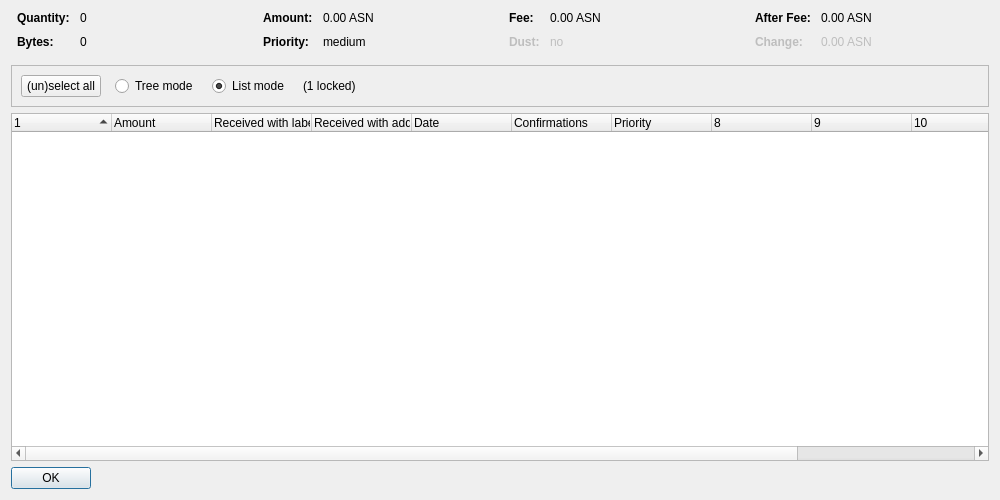
<?xml version="1.0" encoding="UTF-8"?>
<ui version="4.0">
 <class>CoinControlDialog</class>
 <widget class="QDialog" name="CoinControlDialog">
  <property name="geometry">
   <rect>
    <x>0</x>
    <y>0</y>
    <width>1000</width>
    <height>500</height>
   </rect>
  </property>
  <property name="windowTitle">
   <string>Coin Selection</string>
  </property>
  <layout class="QVBoxLayout" name="verticalLayout">
   <item>
    <layout class="QHBoxLayout" name="horizontalLayoutTop" stretch="0,0,0,0">
     <property name="topMargin">
      <number>0</number>
     </property>
     <property name="bottomMargin">
      <number>10</number>
     </property>
     <item>
      <layout class="QFormLayout" name="formLayoutCoinControl1">
       <property name="horizontalSpacing">
        <number>10</number>
       </property>
       <property name="verticalSpacing">
        <number>10</number>
       </property>
       <property name="leftMargin">
        <number>6</number>
       </property>
       <property name="rightMargin">
        <number>6</number>
       </property>
       <item row="0" column="0">
        <widget class="QLabel" name="labelCoinControlQuantityText">
         <property name="font">
          <font>
           <weight>75</weight>
           <bold>true</bold>
          </font>
         </property>
         <property name="text">
          <string>Quantity:</string>
         </property>
        </widget>
       </item>
       <item row="0" column="1">
        <widget class="QLabel" name="labelCoinControlQuantity">
         <property name="cursor">
          <cursorShape>IBeamCursor</cursorShape>
         </property>
         <property name="contextMenuPolicy">
          <enum>Qt::ActionsContextMenu</enum>
         </property>
         <property name="text">
          <string notr="true">0</string>
         </property>
         <property name="textInteractionFlags">
          <set>Qt::LinksAccessibleByMouse|Qt::TextSelectableByKeyboard|Qt::TextSelectableByMouse</set>
         </property>
        </widget>
       </item>
       <item row="1" column="0">
        <widget class="QLabel" name="labelCoinControlBytesText">
         <property name="font">
          <font>
           <weight>75</weight>
           <bold>true</bold>
          </font>
         </property>
         <property name="text">
          <string>Bytes:</string>
         </property>
        </widget>
       </item>
       <item row="1" column="1">
        <widget class="QLabel" name="labelCoinControlBytes">
         <property name="cursor">
          <cursorShape>IBeamCursor</cursorShape>
         </property>
         <property name="contextMenuPolicy">
          <enum>Qt::ActionsContextMenu</enum>
         </property>
         <property name="text">
          <string notr="true">0</string>
         </property>
         <property name="textInteractionFlags">
          <set>Qt::LinksAccessibleByMouse|Qt::TextSelectableByKeyboard|Qt::TextSelectableByMouse</set>
         </property>
        </widget>
       </item>
      </layout>
     </item>
     <item>
      <layout class="QFormLayout" name="formLayoutCoinControl2">
       <property name="horizontalSpacing">
        <number>10</number>
       </property>
       <property name="verticalSpacing">
        <number>10</number>
       </property>
       <property name="leftMargin">
        <number>6</number>
       </property>
       <property name="rightMargin">
        <number>6</number>
       </property>
       <item row="0" column="0">
        <widget class="QLabel" name="labelCoinControlAmountText">
         <property name="font">
          <font>
           <weight>75</weight>
           <bold>true</bold>
          </font>
         </property>
         <property name="text">
          <string>Amount:</string>
         </property>
        </widget>
       </item>
       <item row="0" column="1">
        <widget class="QLabel" name="labelCoinControlAmount">
         <property name="cursor">
          <cursorShape>IBeamCursor</cursorShape>
         </property>
         <property name="contextMenuPolicy">
          <enum>Qt::ActionsContextMenu</enum>
         </property>
         <property name="text">
          <string notr="true">0.00 ASN</string>
         </property>
         <property name="textInteractionFlags">
          <set>Qt::LinksAccessibleByMouse|Qt::TextSelectableByKeyboard|Qt::TextSelectableByMouse</set>
         </property>
        </widget>
       </item>
       <item row="1" column="0">
        <widget class="QLabel" name="labelCoinControlPriorityText">
         <property name="font">
          <font>
           <weight>75</weight>
           <bold>true</bold>
          </font>
         </property>
         <property name="text">
          <string>Priority:</string>
         </property>
        </widget>
       </item>
       <item row="1" column="1">
        <widget class="QLabel" name="labelCoinControlPriority">
         <property name="cursor">
          <cursorShape>IBeamCursor</cursorShape>
         </property>
         <property name="contextMenuPolicy">
          <enum>Qt::ActionsContextMenu</enum>
         </property>
         <property name="text">
          <string notr="true">medium</string>
         </property>
         <property name="textInteractionFlags">
          <set>Qt::LinksAccessibleByMouse|Qt::TextSelectableByKeyboard|Qt::TextSelectableByMouse</set>
         </property>
        </widget>
       </item>
      </layout>
     </item>
     <item>
      <layout class="QFormLayout" name="formLayoutCoinControl3">
       <property name="horizontalSpacing">
        <number>10</number>
       </property>
       <property name="verticalSpacing">
        <number>10</number>
       </property>
       <property name="leftMargin">
        <number>6</number>
       </property>
       <property name="rightMargin">
        <number>6</number>
       </property>
       <item row="0" column="0">
        <widget class="QLabel" name="labelCoinControlFeeText">
         <property name="font">
          <font>
           <weight>75</weight>
           <bold>true</bold>
          </font>
         </property>
         <property name="text">
          <string>Fee:</string>
         </property>
        </widget>
       </item>
       <item row="0" column="1">
        <widget class="QLabel" name="labelCoinControlFee">
         <property name="cursor">
          <cursorShape>IBeamCursor</cursorShape>
         </property>
         <property name="contextMenuPolicy">
          <enum>Qt::ActionsContextMenu</enum>
         </property>
         <property name="text">
          <string notr="true">0.00 ASN</string>
         </property>
         <property name="textInteractionFlags">
          <set>Qt::LinksAccessibleByMouse|Qt::TextSelectableByKeyboard|Qt::TextSelectableByMouse</set>
         </property>
        </widget>
       </item>
       <item row="1" column="0">
        <widget class="QLabel" name="labelCoinControlLowOutputText">
         <property name="enabled">
          <bool>false</bool>
         </property>
         <property name="font">
          <font>
           <weight>75</weight>
           <bold>true</bold>
          </font>
         </property>
         <property name="text">
          <string>Dust:</string>
         </property>
        </widget>
       </item>
       <item row="1" column="1">
        <widget class="QLabel" name="labelCoinControlLowOutput">
         <property name="enabled">
          <bool>false</bool>
         </property>
         <property name="cursor">
          <cursorShape>IBeamCursor</cursorShape>
         </property>
         <property name="contextMenuPolicy">
          <enum>Qt::ActionsContextMenu</enum>
         </property>
         <property name="text">
          <string notr="true">no</string>
         </property>
         <property name="textInteractionFlags">
          <set>Qt::LinksAccessibleByMouse|Qt::TextSelectableByKeyboard|Qt::TextSelectableByMouse</set>
         </property>
        </widget>
       </item>
      </layout>
     </item>
     <item>
      <layout class="QFormLayout" name="formLayoutCoinControl4">
       <property name="horizontalSpacing">
        <number>10</number>
       </property>
       <property name="verticalSpacing">
        <number>10</number>
       </property>
       <property name="leftMargin">
        <number>6</number>
       </property>
       <property name="rightMargin">
        <number>6</number>
       </property>
       <item row="0" column="0">
        <widget class="QLabel" name="labelCoinControlAfterFeeText">
         <property name="font">
          <font>
           <weight>75</weight>
           <bold>true</bold>
          </font>
         </property>
         <property name="text">
          <string>After Fee:</string>
         </property>
        </widget>
       </item>
       <item row="0" column="1">
        <widget class="QLabel" name="labelCoinControlAfterFee">
         <property name="cursor">
          <cursorShape>IBeamCursor</cursorShape>
         </property>
         <property name="contextMenuPolicy">
          <enum>Qt::ActionsContextMenu</enum>
         </property>
         <property name="text">
          <string notr="true">0.00 ASN</string>
         </property>
         <property name="textInteractionFlags">
          <set>Qt::LinksAccessibleByMouse|Qt::TextSelectableByKeyboard|Qt::TextSelectableByMouse</set>
         </property>
        </widget>
       </item>
       <item row="1" column="0">
        <widget class="QLabel" name="labelCoinControlChangeText">
         <property name="enabled">
          <bool>false</bool>
         </property>
         <property name="font">
          <font>
           <weight>75</weight>
           <bold>true</bold>
          </font>
         </property>
         <property name="text">
          <string>Change:</string>
         </property>
        </widget>
       </item>
       <item row="1" column="1">
        <widget class="QLabel" name="labelCoinControlChange">
         <property name="enabled">
          <bool>false</bool>
         </property>
         <property name="cursor">
          <cursorShape>IBeamCursor</cursorShape>
         </property>
         <property name="contextMenuPolicy">
          <enum>Qt::ActionsContextMenu</enum>
         </property>
         <property name="text">
          <string notr="true">0.00 ASN</string>
         </property>
         <property name="textInteractionFlags">
          <set>Qt::LinksAccessibleByMouse|Qt::TextSelectableByKeyboard|Qt::TextSelectableByMouse</set>
         </property>
        </widget>
       </item>
      </layout>
     </item>
    </layout>
   </item>
   <item>
    <widget class="QFrame" name="frame">
     <property name="minimumSize">
      <size>
       <width>0</width>
       <height>40</height>
      </size>
     </property>
     <property name="frameShape">
      <enum>QFrame::StyledPanel</enum>
     </property>
     <property name="frameShadow">
      <enum>QFrame::Sunken</enum>
     </property>
     <layout class="QHBoxLayout" name="horizontalLayout">
      <item>
       <layout class="QHBoxLayout" name="horizontalLayoutPanel" stretch="0,0,0,0,0">
        <property name="spacing">
         <number>14</number>
        </property>
        <item>
         <widget class="QPushButton" name="pushButtonSelectAll">
          <property name="sizePolicy">
           <sizepolicy hsizetype="Maximum" vsizetype="Fixed">
            <horstretch>0</horstretch>
            <verstretch>0</verstretch>
           </sizepolicy>
          </property>
          <property name="text">
           <string>(un)select all</string>
          </property>
          <property name="autoDefault">
           <bool>false</bool>
          </property>
         </widget>
        </item>
        <item>
         <widget class="QRadioButton" name="radioTreeMode">
          <property name="sizePolicy">
           <sizepolicy hsizetype="Maximum" vsizetype="Fixed">
            <horstretch>0</horstretch>
            <verstretch>0</verstretch>
           </sizepolicy>
          </property>
          <property name="text">
           <string>Tree mode</string>
          </property>
         </widget>
        </item>
        <item>
         <widget class="QRadioButton" name="radioListMode">
          <property name="sizePolicy">
           <sizepolicy hsizetype="Maximum" vsizetype="Fixed">
            <horstretch>0</horstretch>
            <verstretch>0</verstretch>
           </sizepolicy>
          </property>
          <property name="text">
           <string>List mode</string>
          </property>
          <property name="checked">
           <bool>true</bool>
          </property>
         </widget>
        </item>
        <item>
         <widget class="QLabel" name="labelLocked">
          <property name="text">
           <string notr="true">(1 locked)</string>
          </property>
         </widget>
        </item>
        <item>
         <spacer name="horizontalSpacer">
          <property name="orientation">
           <enum>Qt::Horizontal</enum>
          </property>
          <property name="sizeHint" stdset="0">
           <size>
            <width>40</width>
            <height>20</height>
           </size>
          </property>
         </spacer>
        </item>
       </layout>
      </item>
     </layout>
    </widget>
   </item>
   <item>
    <widget class="CoinControlTreeWidget" name="treeWidget">
     <property name="contextMenuPolicy">
      <enum>Qt::CustomContextMenu</enum>
     </property>
     <property name="sortingEnabled">
      <bool>false</bool>
     </property>
     <property name="columnCount">
      <number>12</number>
     </property>
     <attribute name="headerShowSortIndicator" stdset="0">
      <bool>true</bool>
     </attribute>
     <attribute name="headerStretchLastSection">
      <bool>false</bool>
     </attribute>
     <column>
      <property name="text">
       <string/>
      </property>
     </column>
     <column>
      <property name="text">
       <string>Amount</string>
      </property>
     </column>
     <column>
      <property name="text">
       <string>Received with label</string>
      </property>
     </column>
     <column>
      <property name="text">
       <string>Received with address</string>
      </property>
     </column>
     <column>
      <property name="text">
       <string>Date</string>
      </property>
     </column>
     <column>
      <property name="text">
       <string>Confirmations</string>
      </property>
      <property name="toolTip">
       <string>Confirmed</string>
      </property>
     </column>
     <column>
      <property name="text">
       <string>Priority</string>
      </property>
     </column>
     <column>
      <property name="text">
       <string/>
      </property>
     </column>
     <column>
      <property name="text">
       <string/>
      </property>
     </column>
     <column>
      <property name="text">
       <string/>
      </property>
     </column>
     <column>
      <property name="text">
       <string/>
      </property>
     </column>
     <column>
      <property name="text">
       <string/>
      </property>
     </column>
    </widget>
   </item>
   <item>
    <widget class="QDialogButtonBox" name="buttonBox">
     <property name="sizePolicy">
      <sizepolicy hsizetype="Maximum" vsizetype="Fixed">
       <horstretch>0</horstretch>
       <verstretch>0</verstretch>
      </sizepolicy>
     </property>
     <property name="orientation">
      <enum>Qt::Horizontal</enum>
     </property>
     <property name="standardButtons">
      <set>QDialogButtonBox::Ok</set>
     </property>
    </widget>
   </item>
  </layout>
 </widget>
 <customwidgets>
  <customwidget>
   <class>CoinControlTreeWidget</class>
   <extends>QTreeWidget</extends>
   <header>coincontroltreewidget.h</header>
  </customwidget>
 </customwidgets>
 <resources/>
 <connections/>
</ui>
